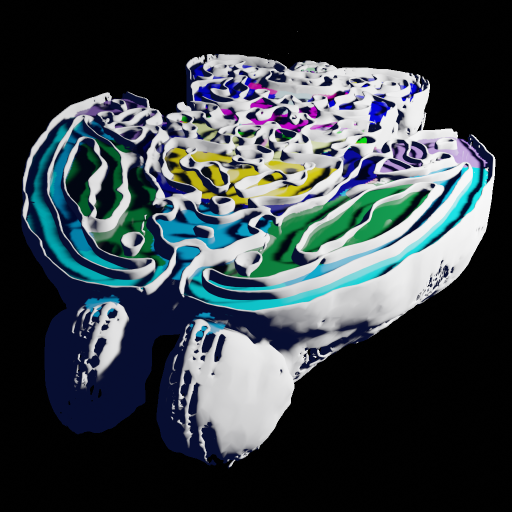
#> input picture images/magmap.png, 1024 x 1024 px (shown at 1/2 size); its folder holds only this picture in this run
$ python -i cv_nd.py   (imports and definitions only)   (older library calls are emulated)
#> lines starting #> are read from the running program, lines starting #| are printed output that depends on the picture; after the words box and inside, x2 and y2 are one past the last pixel; in counts of white or black regions, pixels touching at a corner belong together
#!/bin/bash
# Computer vision library functions for n-dimensions.
# Author: David Young, 2018, 2019
"""Computer vision library functions for n-dimensions.
"""

import numpy as np
from scipy import interpolate
from scipy import ndimage
from skimage import filters
from skimage import measure
from skimage import morphology
from skimage import transform

from magmap import config
from magmap.atlas import segmenter
from magmap.io import libmag


# [859 lines left out: functions in_paint, carve, rotate_nd, affine_nd, perimeter_nd, exterior_nd and 23 more, not called in this run]


# [2 lines not run here, left out]

>>> import cv2
>>> picture = cv2.imread('../images/magmap.png', cv2.IMREAD_GRAYSCALE)
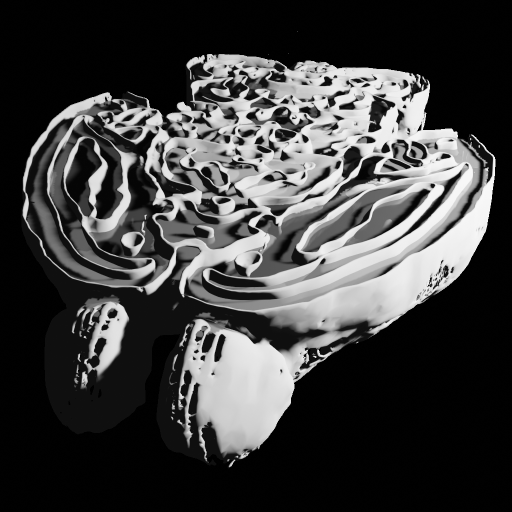
#> picture: shape (1024, 1024) (shown at 1/2 size); min 0, max 249, mean 63.5
>>> result = get_thresholded_regionprops(picture)
#> in get_thresholded_regionprops, `thresholded = img_np > threshold`:
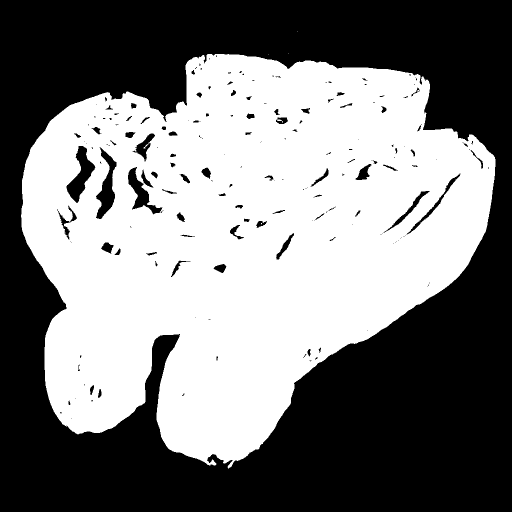
#> thresholded: shape (1024, 1024) bool (shown at 1/2 size); 49% white; 5 white regions (4 under 20 px), largest, box (x1, y1, x2, y2) and area: (42, 108, 991, 937) 514130
#> in get_thresholded_regionprops, `thresholded = morphology.remove_small_objects(thresholded, 200)`: thresholded: shape (1024, 1024) bool; 49% white; 1 white region
#> in get_thresholded_regionprops, `labels_props = measure.regionprops(measure.label(thresholded))`: labels_props = 1 regions; box (x1, y1, x2, y2) and area: (42, 108, 991, 937) 514072
#> in get_thresholded_regionprops, `num_props = len(labels_props)`: num_props = 1
#> the loop in get_thresholded_regionprops, `for prop in labels_props:` made 1 pass
#> after the loop in get_thresholded_regionprops, `for prop in labels_props:`: props_sizes = 1 item
#> result = 1 item
